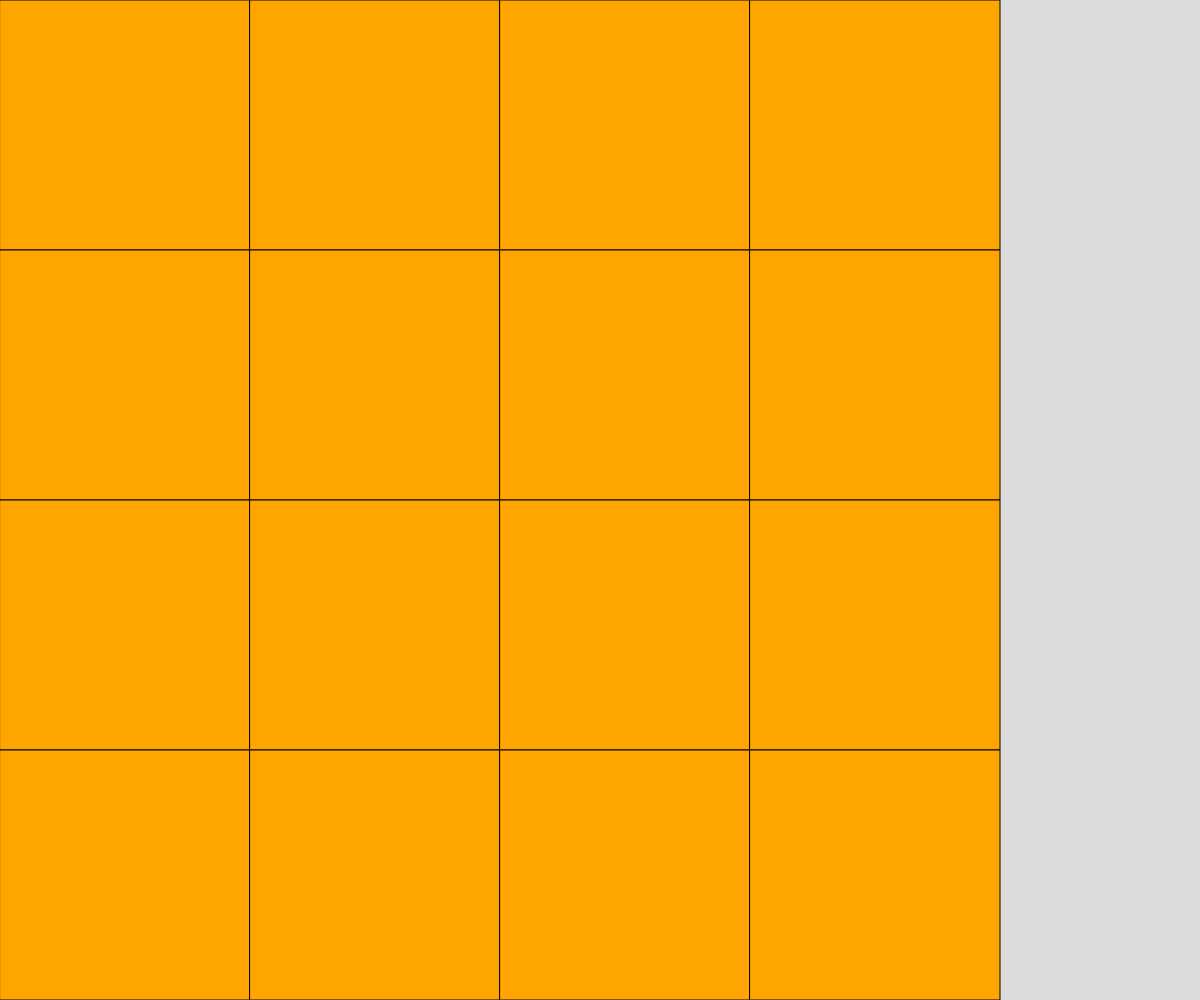
Frame 1 (no input)
Frame 60 (no input): identical to frame 1, image omitted
Frame 120 (the mouse pressed at the canvas centre since frame 60): identical to frame 1, image omitted

The p5.js sketch that drew this single still picture (run headless with seeded random() and noise() and a simulated clock; from frame 60 on, the mouse is pressed at the canvas centre):

// p5.js sketch
// ── sketch.js
// Color Game
// Dan Schellenberg
// March 21, 2023

const ROWS = 4;
const COLS = 4;
let grid;
let cellSize;

function setup() {
  createCanvas(windowWidth, windowHeight);
  grid = createEmpty2dArray(ROWS, COLS);

  //fill the largest square area possible...
  if (width < height) {
    cellSize = width/COLS;
  }
  else {
    cellSize = height/ROWS;
  }
}

function draw() {
  background(220);
  displayGrid(grid);
}

function displayGrid(grid) {
  for (let y = 0; y < ROWS; y++) {
    for (let x = 0; x < COLS; x++) {
      if (grid[y][x] === 0) {
        fill("orange");
      }
      if (grid[y][x] === 1) {
        fill("blue");
      }
      rect(x*cellSize, y*cellSize, cellSize, cellSize);
    }
  }
}

function createEmpty2dArray(ROWS, COLS) {
  let newGrid = [];
  for (let y = 0; y < ROWS; y++) {
    newGrid.push([]);
    for (let x = 0; x < COLS; x++) {
      newGrid[y].push(0);
    }
  }
  return newGrid;
}
